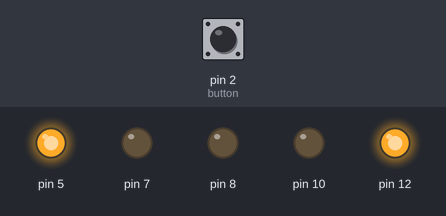
Simulated run of this sketch. Board: Arduino Uno, built with avr-gcc and run on an emulated ATmega328P. On the bench: output pins drawn as LEDs (lit = HIGH). Inputs (shaded band) come from the test bench; at power-on: pin 2 (button) LOW.

Above: at 1.2 s.
1.3 s: pin 2 (button) pulled HIGH for 0.15 s
At 6.6 s:
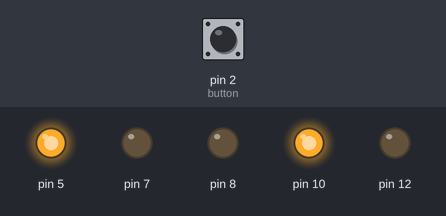
At 11.6 s:
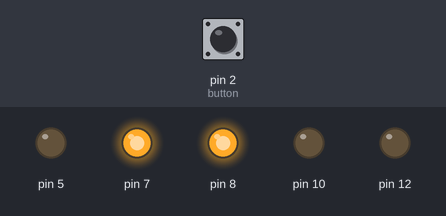
Timing chart, 0 to 18.8 s (numbered marks = the images above; inputs shaded):
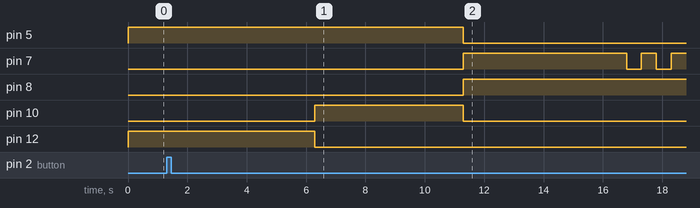

The sketch:

StreetLights.ino
```cpp
#include "PedestrianLight.h"
#include "TrafficLight.h"
#include "Button.h"

// Create traffic light and pedestrian light objects and pin initilization
TrafficLight carLight(8, 10, 12);  // red, yellow, green
PedestrianLight peopleLight(5, 7); // red, green
Button button(2);

void setup() {

}

void loop() {
  // Normal state: Car green, pedestrian red
  if (button.isPushed()) {
    //after 5s swtich car light to yelow
    delay(5000);
    carLight.allOff();
    carLight.turnOnYellow();
    // after 5s switch to red light
    delay(5000);
    carLight.allOff();
    carLight.turnOnRed();

    peopleLight.allOff();
    peopleLight.turnOnGreen();
    delay(5000);
    //make grean light for people blinking
    peopleLight.blinkGreen(5, 500);

    // turn on red and yelow for car
    carLight.allOff();
    carLight.turnOnRed();
    carLight.turnOnYellow();

    peopleLight.allOff();
    carLight.allOff();
  }

  carLight.turnOnGreen();
  peopleLight.turnOnRed();

}
```

PedestrianLight.h
```cpp
class PedestrianLight {
  private:
    int redPin;
    int greenPin;

  public:
    // Constructor
    PedestrianLight(int red, int green) {
      redPin = red;
      greenPin = green;

      // Initialize pins
      pinMode(redPin, OUTPUT);
      pinMode(greenPin, OUTPUT);
    }

    // Set all lights off
    void allOff() {
      digitalWrite(redPin, LOW);
      digitalWrite(greenPin, LOW);
    }

    // Set red light on
    void turnOnRed() {
      digitalWrite(redPin, HIGH);
    }

    // Set green light on
    void turnOnGreen() {
      digitalWrite(greenPin, HIGH);
    }

    // Blink green light
    void blinkGreen(int times, int duration) {
      for (int i = 0; i < times; i++) {
        digitalWrite(greenPin, HIGH);
        delay(duration);
        digitalWrite(greenPin, LOW);
        delay(duration);
      }
    }
};
```

TrafficLight.h
```cpp
#ifndef TRAFFIC_LIGHT_H
#define TRAFFIC_LIGHT_H

class TrafficLight {
  private:
    int redPin;
    int yellowPin;
    int greenPin;

  public:
    // Constructor
    TrafficLight(int red, int yellow, int green) {
      redPin = red;
      yellowPin = yellow;
      greenPin = green;

      // Initialize pins
      pinMode(redPin, OUTPUT);
      pinMode(yellowPin, OUTPUT);
      pinMode(greenPin, OUTPUT);
    }

    // Set all lights off
    void allOff() {
      digitalWrite(redPin, LOW);
      digitalWrite(yellowPin, LOW);
      digitalWrite(greenPin, LOW);
    }

    // Set red light on
    void turnOnRed() {
      digitalWrite(redPin, HIGH);
    }

    // Set yellow light on
    void turnOnYellow() {
      digitalWrite(yellowPin, HIGH);
    }

    // Set green light on
    void turnOnGreen() {
      digitalWrite(greenPin, HIGH);
    }

    // Blink a specific light (red, yellow, or green)
    void blinkLight(int pin, int times, int duration) {
      for (int i = 0; i < times; i++) {
        digitalWrite(pin, HIGH);
        delay(duration);
        digitalWrite(pin, LOW);
        delay(duration);
      }
    }

    // Blink green light
    void blinkGreen(int times, int duration) {
      blinkLight(greenPin, times, duration);
    }

    // Blink yellow light
    void blinkYellow(int times, int duration) {
      blinkLight(yellowPin, times, duration);
    }
};

#endif
```

Measured:
- after the input at 1.3 s, pin 5: HIGH → LOW after 10.0 s; pin 7: goes HIGH 5.5 s, LOW 0.50 s, HIGH 0.50 s, LOW 0.50 s, then HIGH, starting after 10.0 s; pin 8: LOW → HIGH after 10.0 s; pin 10: LOW → HIGH after 5.0 s, → LOW 5.0 s later; pin 12: HIGH → LOW after 5.0 s
